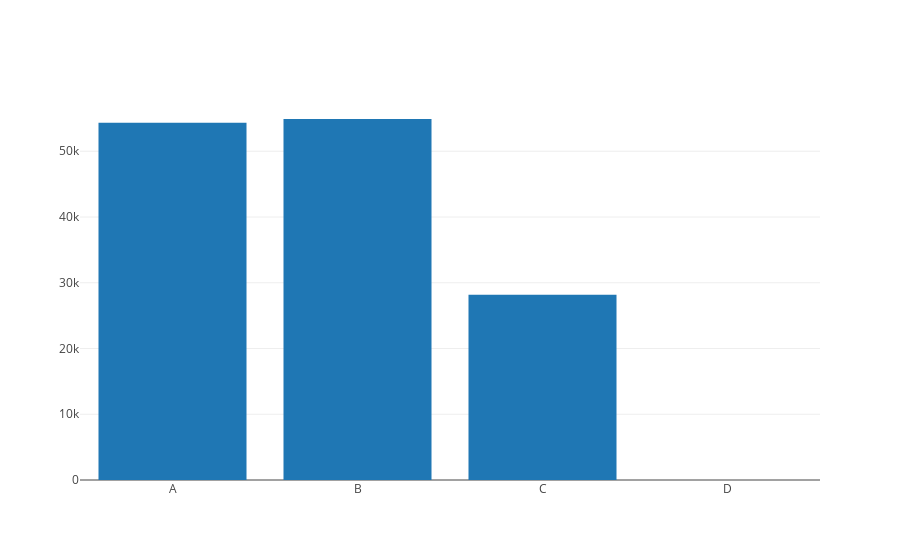

Notebook code for this chart:
### Markdown cell above
**2. Plot distributions of flight cancellation reasons (_CancellationCode_).**

**What is the most frequent reason for flight cancellation? (Use this [link](https://www.transtats.bts.gov/Fields.asp?Table_ID=236) to translate codes into reasons)**
- carrier
- weather conditions v
- National Air System
- security reasons

### Code cell
# You code here
from plotly.offline import download_plotlyjs, init_notebook_mode, plot, iplot
import plotly
import plotly.graph_objs as go

init_notebook_mode(connected=True)

platforms_df = flights_df[flights_df.CancellationCode.notna()].\
               groupby('CancellationCode').size()
trace0 = go.Bar(x=platforms_df.index,
                y=platforms_df)
data = [trace0]
fig = go.Figure(data=data)
iplot(fig, show_link=False)

### Figure 1 — Plotly figure (JSON) as saved in the notebook; plotly's stock layout.template omitted (floating-point values rounded to 4 significant figures)
{"data": [{"type": "bar", "uid": "59576ac6-d2ae-11e8-a1e2-1c3e84579ff6", "x": ["A", "B", "C", "D"], "y": [54330, 54904, 28188, 12]}], "layout": {}}
